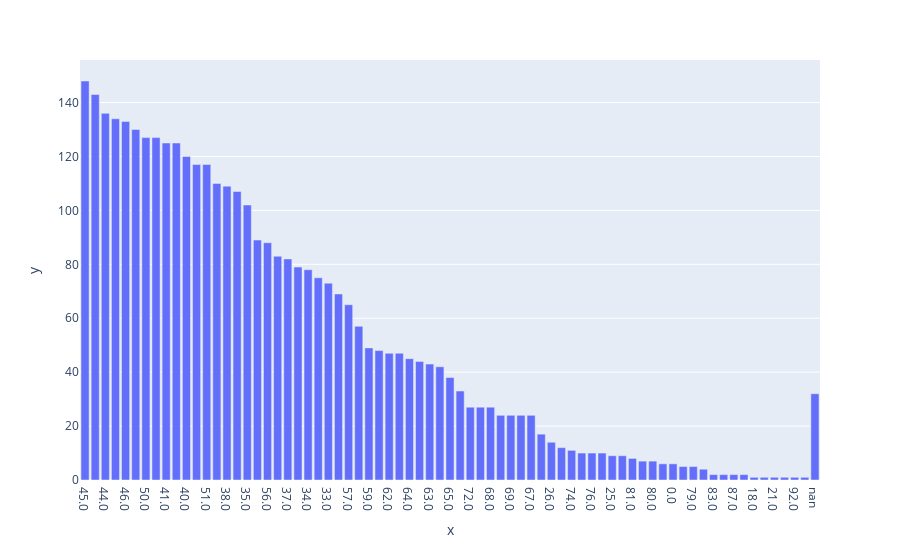

The notebook cell this image was saved under:
### Code cell
# plot bar chart of Family column (x values, y counts)
stats = df[col_name].value_counts().to_dict()
stats = {str(k): v for k, v in stats.items()}
stats['nan'] = df[col_name].isna().sum()
fig = px.bar(x=list(stats.keys()), y=list(stats.values()))
fig.show()

### Figure 1 — Plotly figure (JSON) as saved in the notebook; plotly's stock layout.template omitted (floating-point values rounded to 4 significant figures)
{"data": [{"alignmentgroup": "True", "hovertemplate": "x=%{x}<br>y=%{y}<extra></extra>", "legendgroup": "", "marker": {"color": "#636efa", "pattern": {"shape": ""}}, "name": "", "offsetgroup": "", "orientation": "v", "showlegend": false, "textposition": "auto", "type": "bar", "x": ["45.0", "47.0", "44.0", "49.0", "46.0", "43.0", "50.0", "48.0", "41.0", "42.0", "40.0", "39.0", "51.0", "54.0", "38.0", "52.0", "35.0", "53.0", "56.0", "36.0", "37.0", "55.0", "34.0", "58.0", "33.0", "32.0", "57.0", "60.0", "59.0", "61.0", "62.0", "31.0", "64.0", "30.0", "63.0", "66.0", "65.0", "29.0", "72.0", "27.0", "68.0", "28.0", "69.0", "70.0", "67.0", "71.0", "26.0", "73.0", "74.0", "75.0", "76.0", "77.0", "25.0", "24.0", "81.0", "78.0", "80.0", "84.0", "0.0", "82.0", "79.0", "23.0", "83.0", "22.0", "87.0", "85.0", "18.0", "89.0", "21.0", "86.0", "92.0", "16.0", "nan"], "xaxis": "x", "y": [148, 143, 136, 134, 133, 130, 127, 127, 125, 125, 120, 117, 117, 110, 109, 107, 102, 89, 88, 83, 82, 79, 78, 75, 73, 69, 65, 57, 49, 48, 47, 47, 45, 44, 43, 42, 38, 33, 27, 27, 27, 24, 24, 24, 24, 17, 14, 12, 11, 10, 10, 10, 9, 9, 8, 7, 7, 6, 6, 5, 5, 4, 2, 2, 2, 2, 1, 1, 1, 1, 1, 1, 32], "yaxis": "y"}], "layout": {"barmode": "relative", "legend": {"tracegroupgap": 0}, "margin": {"t": 60}, "xaxis": {"anchor": "y", "domain": [0, 1], "title": {"text": "x"}}, "yaxis": {"anchor": "x", "domain": [0, 1], "title": {"text": "y"}}}}
